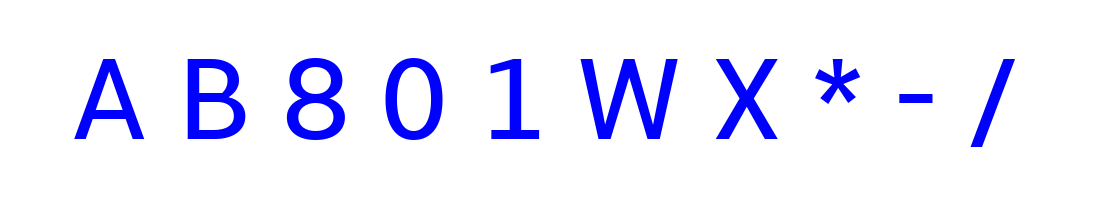
#> input picture vector_recognition/Alphabet-small.png, 1100 x 200 px
$ python main.py
#> lines starting #> are read from the running program, lines starting #| are printed output that depends on the picture; after the words box and inside, x2 and y2 are one past the last pixel; in counts of white or black regions, pixels touching at a corner belong together
import matplotlib.pyplot as plt
import numpy as np
from skimage.measure import label, regionprops
from skimage.io import imread
from pathlib import Path

save_path = Path(__file__).parent

def count_holes(region):
    shape = region.image.shape
    new_image = np.zeros((shape[0] + 2, shape[1] + 2))
    new_image[1:-1, 1:-1] = region.image
    new_image = np.logical_not(new_image)
    labeled = label(new_image)
    return np.max(labeled) - 1

def count_lines(region):
    shape = region.image.shape
    image = region.image
    vlines = (np.sum(image, 0) / shape[0] == 1).sum()
    hlines = (np.sum(image, 1) / shape[1] == 1).sum()
    return vlines, hlines

def extractor(region):
    cy, cx = region.centroid_local
    cy /= region.image.shape[0]
    cx /= region.image.shape[1]
    perimeter = region.perimeter / region.image.size
    holes = count_holes(region)
    v, h = count_lines(region)
    v /= region.image.shape[1]
    h /= region.image.shape[0]
    eccentricity = region.eccentricity
    aspect = region.image.shape[0] / region.image.shape[1]
    return np.array([region.area / region.image.size, cy, cx, perimeter, holes, v, h, eccentricity, aspect])

def classificator(region, templates):
    features = extractor(region)
    result = ''
    min_d = 10 ** 16
    for symbol, t in templates.items():
        d = ((t - features) ** 2).sum() ** 0.5
        if d < min_d:
            result = symbol
            min_d = d
    return result

template = imread('Alphabet-small.png')[:, :, :3]
#> template is the input picture: shape (200, 1100, 3); mean R, G, B 234.8, 234.8, 255
template = template.sum(2)
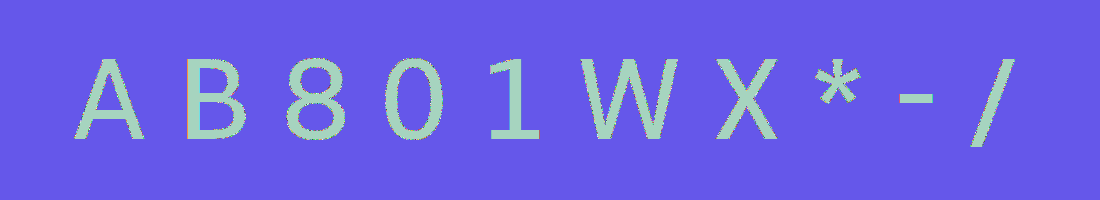
#> template: shape (200, 1100) uint64; 256 distinct labels, from 255 to 765; one colour per label, 0 black
binary = template != 765
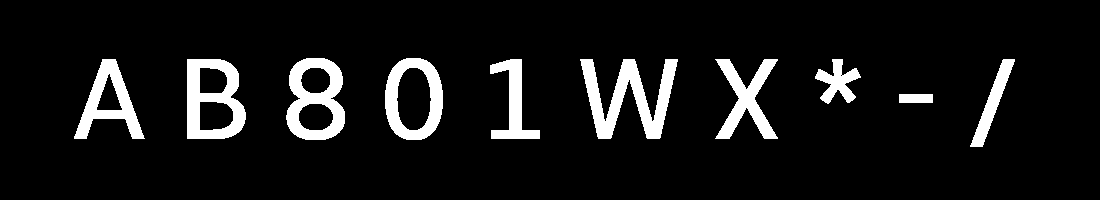
#> binary: shape (200, 1100) bool; 8.7% white; 10 white regions

labeled = label(binary)
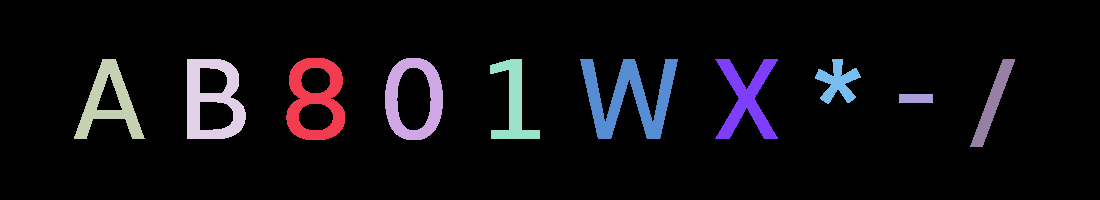
#> labeled: shape (200, 1100) int32; 11 distinct labels, from 0 to 10; one colour per label, 0 black
props = regionprops(labeled)
#> props = 10 regions; largest, box (x1, y1, x2, y2) and area: (580, 59, 678, 139) 3436, (187, 59, 246, 139) 2693, (286, 58, 345, 140) 2630, (385, 58, 443, 140) 2268, (74, 59, 145, 139) 2127
props = sorted(props, key=lambda r: r.bbox[1])

templates = dict()


for region, symbol in zip(props, ['8', '0', 'A', 'B', '1', 'W', 'X', '*', '/', '-']):
        templates[symbol] = extractor(region)
#> this loop made 10 passes
#> (symbol, cy in extractor, cx in extractor, perimeter in extractor, holes in extractor) on passes 1 to 10: ('8', 0.54, 0.488, 0.0713, 1), ('0', 0.502, 0.425, 0.101, 2), ('A', 0.5, 0.496, 0.097, 2), ('B', 0.495, 0.491, 0.0851, 1), ('1', 0.54, 0.462, 0.0731, 0), ('W', 0.478, 0.495, 0.0815, 0), ('X', 0.495, 0.495, 0.0797, 0), ('*', 0.5, 0.486, 0.112, 0), ('/', 0.444, 0.485, 0.268, 0), ('-', 0.495, 0.494, 0.0565, 0)
#> after the loop, templates = 10 items

image = imread('Alphabet.png')[:, :, :-1]
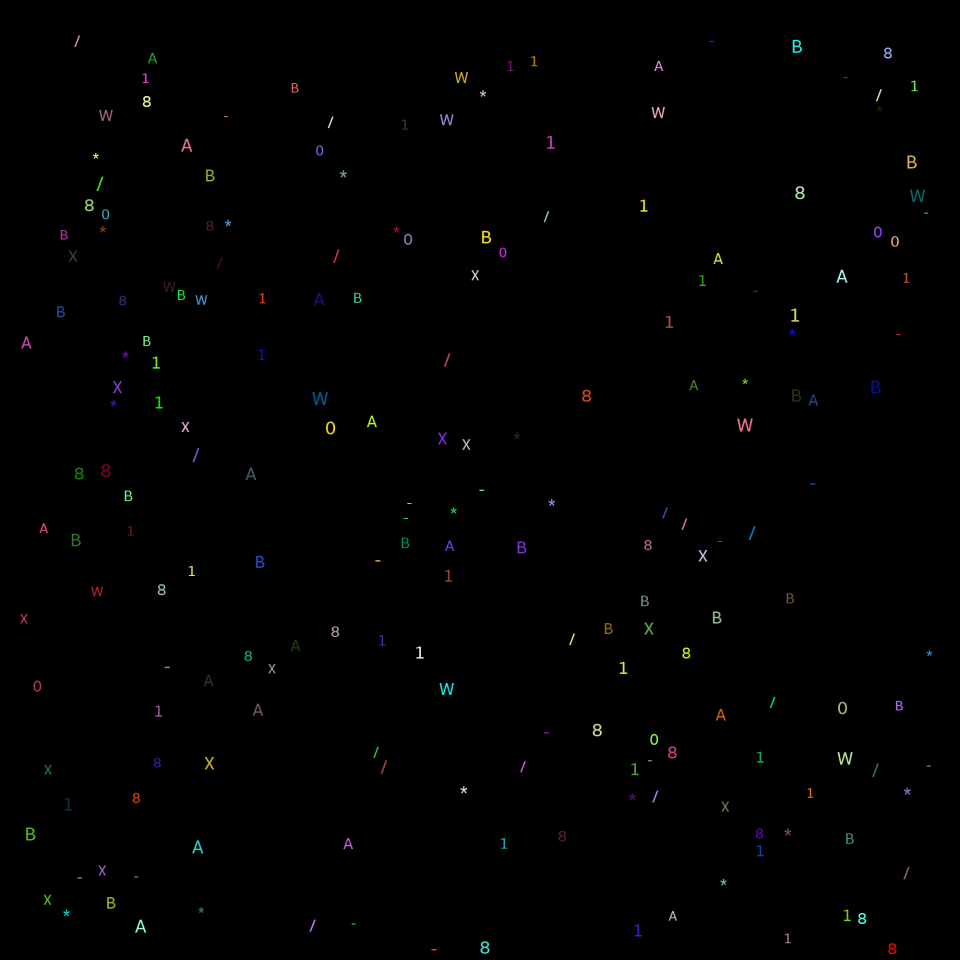
#> input picture vector_recognition/Alphabet.png, 1920 x 1920 px (shown at 1/2 size)
a_binary = image.mean(2) > 0
#> a_binary: shape (1920, 1920) bool; 1.2% white; 200 white regions
a_labeled = label(a_binary)
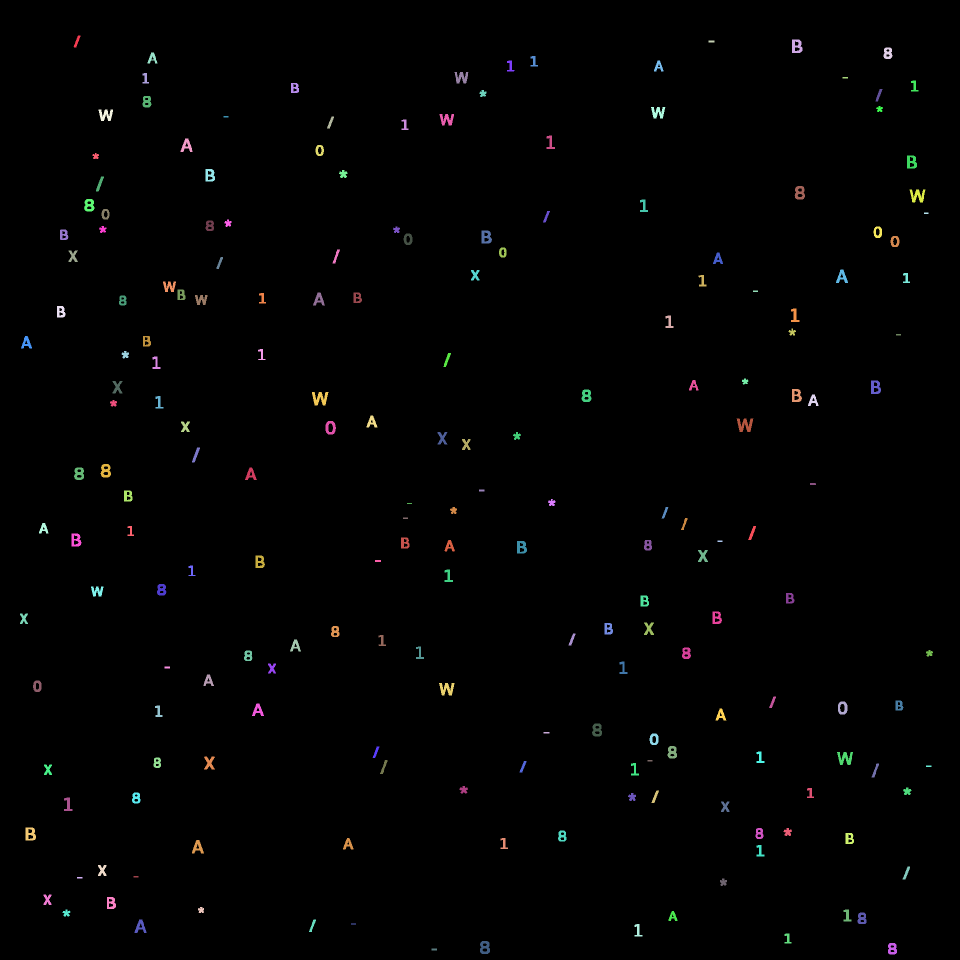
#> a_labeled: shape (1920, 1920) int32 (shown at 1/2 size); 201 distinct labels, from 0 to 200; one colour per label, 0 black
print(f"Всего символов: {np.max(a_labeled)}")
#| Всего символов: 200

a_props = regionprops(a_labeled)
#> a_props = 200 regions; largest, box (x1, y1, x2, y2) and area: (1473, 837, 1507, 864) 522, (624, 784, 657, 811) 517, (1674, 1504, 1706, 1530) 476, (1819, 379, 1851, 405) 468, (878, 1366, 909, 1391) 461
a_templates = dict()
image_path = save_path / 'out'
image_path.mkdir(exist_ok=True)

plt.figure(figsize=(5, 7))

for region in a_props:
    symbol = classificator(region, templates)
    if symbol not in a_templates:
        a_templates[symbol] = 0
    a_templates[symbol] += 1
    plt.cla()
    plt.title(f'class - "{symbol}"')
    plt.imshow(region.image)
    plt.savefig(image_path / f'image_{region.label}.png')
#> this loop made 200 passes
#> pass 1, `plt.savefig(image_path / f'image_{region.label}.png')`:
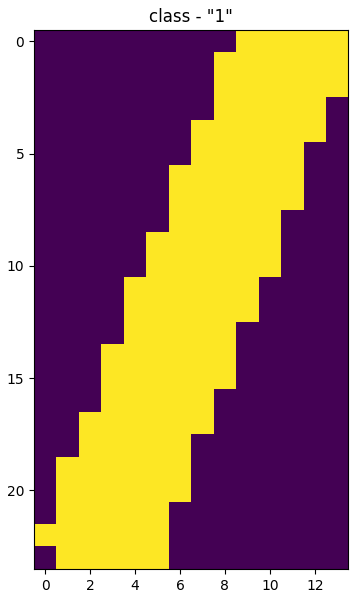
#> figure drawn by matplotlib, 1 panel

for symbol, count in sorted(a_templates.items()):
    print(f"Символ {symbol}: {count}")
#> this loop made 10 passes
#> (symbol, count) on passes 1 to 10: ('*', 22), ('-', 12), ('/', 20), ('0', 43), ('1', 40), ('8', 21), ('A', 5), ('B', 10), ('W', 12), ('X', 15)
#| Символ *: 22
#| Символ -: 12
#| Символ /: 20
#| Символ 0: 43
#| Символ 1: 40
#| Символ 8: 21
#| Символ A: 5
#| Символ B: 10
#> (further printed lines are left out)

plt.imshow(a_binary)
plt.show()
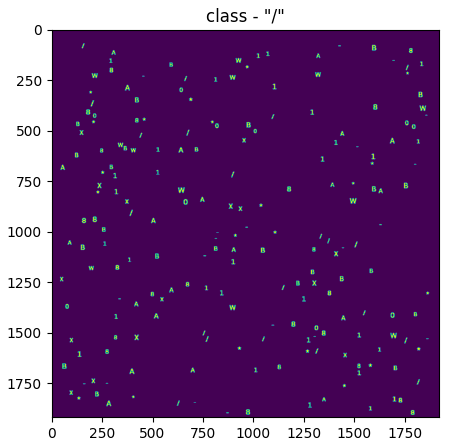
#> figure drawn by matplotlib, 1 panel
